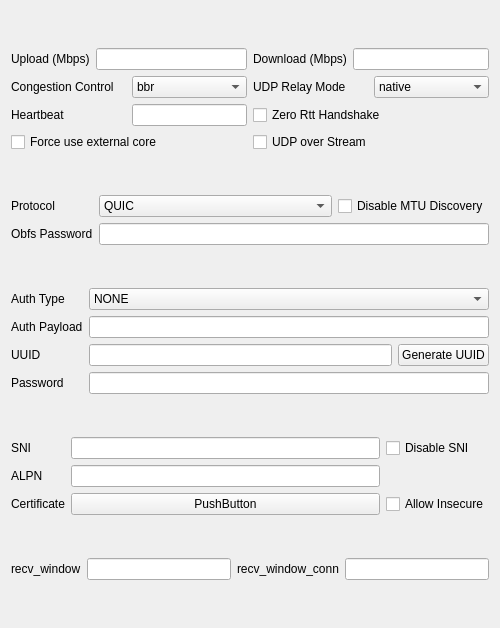
<?xml version="1.0" encoding="UTF-8"?>
<ui version="4.0">
 <class>EditQUIC</class>
 <widget class="QWidget" name="EditQUIC">
  <property name="geometry">
   <rect>
    <x>0</x>
    <y>0</y>
    <width>500</width>
    <height>628</height>
   </rect>
  </property>
  <property name="windowTitle">
   <string notr="true">EditHysteria</string>
  </property>
  <layout class="QVBoxLayout" name="verticalLayout">
   <item>
    <layout class="QGridLayout" name="upBox">
     <item row="2" column="0">
      <layout class="QHBoxLayout" name="heartbeatLay">
       <item>
        <widget class="QLabel" name="heartbeat_l">
         <property name="text">
          <string>Heartbeat</string>
         </property>
        </widget>
       </item>
       <item>
        <widget class="MyLineEdit" name="heartbeat">
         <property name="sizePolicy">
          <sizepolicy hsizetype="Preferred" vsizetype="Fixed">
           <horstretch>0</horstretch>
           <verstretch>0</verstretch>
          </sizepolicy>
         </property>
        </widget>
       </item>
      </layout>
     </item>
     <item row="0" column="1">
      <layout class="QHBoxLayout" name="downloadMbpsLay">
       <item>
        <widget class="QLabel" name="downloadMbps_l">
         <property name="text">
          <string>Download (Mbps)</string>
         </property>
        </widget>
       </item>
       <item>
        <widget class="MyLineEdit" name="downloadMbps"/>
       </item>
      </layout>
     </item>
     <item row="3" column="1">
      <widget class="QCheckBox" name="uos">
       <property name="toolTip">
        <string notr="true">Requires sing-box server</string>
       </property>
       <property name="text">
        <string notr="true">UDP over Stream</string>
       </property>
      </widget>
     </item>
     <item row="0" column="0">
      <layout class="QHBoxLayout" name="uploadMbpsLay">
       <item>
        <widget class="QLabel" name="uploadMbps_l">
         <property name="text">
          <string>Upload (Mbps)</string>
         </property>
        </widget>
       </item>
       <item>
        <widget class="MyLineEdit" name="uploadMbps"/>
       </item>
      </layout>
     </item>
     <item row="2" column="1">
      <widget class="QCheckBox" name="zeroRttHandshake">
       <property name="text">
        <string>Zero Rtt Handshake</string>
       </property>
      </widget>
     </item>
     <item row="3" column="0">
      <widget class="QCheckBox" name="forceExternal">
       <property name="text">
        <string>Force use external core</string>
       </property>
      </widget>
     </item>
     <item row="1" column="1">
      <layout class="QHBoxLayout" name="udpRelayModeLay">
       <item>
        <widget class="QLabel" name="udpRelayMode_l">
         <property name="text">
          <string>UDP Relay Mode</string>
         </property>
        </widget>
       </item>
       <item>
        <widget class="QComboBox" name="udpRelayMode">
         <item>
          <property name="text">
           <string notr="true">native</string>
          </property>
         </item>
         <item>
          <property name="text">
           <string notr="true">quic</string>
          </property>
         </item>
        </widget>
       </item>
      </layout>
     </item>
     <item row="1" column="0">
      <layout class="QHBoxLayout" name="congestionControlLay">
       <item>
        <widget class="QLabel" name="congestionControl_l">
         <property name="text">
          <string>Congestion Control</string>
         </property>
        </widget>
       </item>
       <item>
        <widget class="QComboBox" name="congestionControl">
         <item>
          <property name="text">
           <string notr="true">bbr</string>
          </property>
         </item>
         <item>
          <property name="text">
           <string notr="true">cubic</string>
          </property>
         </item>
         <item>
          <property name="text">
           <string notr="true">new_reno</string>
          </property>
         </item>
        </widget>
       </item>
      </layout>
     </item>
    </layout>
   </item>
   <item>
    <layout class="QGridLayout" name="obfuscation">
     <item row="1" column="0">
      <widget class="QLabel" name="obfsPassword_l">
       <property name="text">
        <string>Obfs Password</string>
       </property>
      </widget>
     </item>
     <item row="0" column="0">
      <widget class="QLabel" name="hyProtocol_l">
       <property name="text">
        <string>Protocol</string>
       </property>
      </widget>
     </item>
     <item row="0" column="1">
      <layout class="QHBoxLayout" name="horizontalLayout_2">
       <item>
        <widget class="QComboBox" name="hyProtocol">
         <item>
          <property name="text">
           <string notr="true">QUIC</string>
          </property>
         </item>
         <item>
          <property name="text">
           <string notr="true">FakeTCP</string>
          </property>
         </item>
         <item>
          <property name="text">
           <string notr="true">wechat-video</string>
          </property>
         </item>
        </widget>
       </item>
       <item>
        <widget class="QCheckBox" name="disableMtuDiscovery">
         <property name="sizePolicy">
          <sizepolicy hsizetype="Maximum" vsizetype="Fixed">
           <horstretch>0</horstretch>
           <verstretch>0</verstretch>
          </sizepolicy>
         </property>
         <property name="text">
          <string>Disable MTU Discovery</string>
         </property>
        </widget>
       </item>
      </layout>
     </item>
     <item row="1" column="1">
      <widget class="MyLineEdit" name="obfsPassword"/>
     </item>
    </layout>
   </item>
   <item>
    <layout class="QGridLayout" name="authentication">
     <item row="2" column="1">
      <widget class="MyLineEdit" name="uuid"/>
     </item>
     <item row="0" column="0">
      <widget class="QLabel" name="authPayloadType_l">
       <property name="sizePolicy">
        <sizepolicy hsizetype="Maximum" vsizetype="Preferred">
         <horstretch>0</horstretch>
         <verstretch>0</verstretch>
        </sizepolicy>
       </property>
       <property name="text">
        <string>Auth Type</string>
       </property>
      </widget>
     </item>
     <item row="1" column="0">
      <widget class="QLabel" name="authPayload_l">
       <property name="sizePolicy">
        <sizepolicy hsizetype="Maximum" vsizetype="Preferred">
         <horstretch>0</horstretch>
         <verstretch>0</verstretch>
        </sizepolicy>
       </property>
       <property name="text">
        <string>Auth Payload</string>
       </property>
      </widget>
     </item>
     <item row="3" column="0">
      <widget class="QLabel" name="password_l">
       <property name="sizePolicy">
        <sizepolicy hsizetype="Maximum" vsizetype="Preferred">
         <horstretch>0</horstretch>
         <verstretch>0</verstretch>
        </sizepolicy>
       </property>
       <property name="text">
        <string>Password</string>
       </property>
      </widget>
     </item>
     <item row="2" column="0">
      <widget class="QLabel" name="uuid_l">
       <property name="text">
        <string notr="true">UUID</string>
       </property>
      </widget>
     </item>
     <item row="2" column="2">
      <widget class="QPushButton" name="uuidgen">
       <property name="text">
        <string>Generate UUID</string>
       </property>
      </widget>
     </item>
     <item row="3" column="1" colspan="2">
      <widget class="MyLineEdit" name="password"/>
     </item>
     <item row="1" column="1" colspan="2">
      <widget class="MyLineEdit" name="authPayload"/>
     </item>
     <item row="0" column="1" colspan="2">
      <widget class="QComboBox" name="authPayloadType">
       <item>
        <property name="text">
         <string notr="true">NONE</string>
        </property>
       </item>
       <item>
        <property name="text">
         <string notr="true">STRING</string>
        </property>
       </item>
       <item>
        <property name="text">
         <string notr="true">BASE64</string>
        </property>
       </item>
      </widget>
     </item>
    </layout>
   </item>
   <item>
    <layout class="QGridLayout" name="TLS" rowstretch="0,0,0">
     <item row="2" column="0">
      <widget class="QLabel" name="certificate_l">
       <property name="text">
        <string>Certificate</string>
       </property>
      </widget>
     </item>
     <item row="2" column="1">
      <widget class="QPushButton" name="certificate">
       <property name="text">
        <string notr="true">PushButton</string>
       </property>
      </widget>
     </item>
     <item row="1" column="1">
      <widget class="MyLineEdit" name="alpn"/>
     </item>
     <item row="0" column="2">
      <widget class="QCheckBox" name="disableSni">
       <property name="text">
        <string>Disable SNI</string>
       </property>
      </widget>
     </item>
     <item row="0" column="1">
      <widget class="MyLineEdit" name="sni"/>
     </item>
     <item row="1" column="0">
      <widget class="QLabel" name="alpn_l">
       <property name="text">
        <string notr="true">ALPN</string>
       </property>
      </widget>
     </item>
     <item row="0" column="0">
      <widget class="QLabel" name="sni_l">
       <property name="text">
        <string>SNI</string>
       </property>
      </widget>
     </item>
     <item row="2" column="2">
      <widget class="QCheckBox" name="allowInsecure">
       <property name="text">
        <string>Allow Insecure</string>
       </property>
      </widget>
     </item>
     <item row="1" column="2">
      <spacer name="alpn_sp">
       <property name="orientation">
        <enum>Qt::Orientation::Horizontal</enum>
       </property>
       <property name="sizeType">
        <enum>QSizePolicy::Policy::Maximum</enum>
       </property>
       <property name="sizeHint" stdset="0">
        <size>
         <width>40</width>
         <height>20</height>
        </size>
       </property>
      </spacer>
     </item>
    </layout>
   </item>
   <item>
    <layout class="QHBoxLayout" name="flowControlWindow">
     <item>
      <widget class="QLabel" name="streamReceiveWindow_l">
       <property name="text">
        <string notr="true">recv_window</string>
       </property>
      </widget>
     </item>
     <item>
      <widget class="MyLineEdit" name="streamReceiveWindow"/>
     </item>
     <item>
      <widget class="QLabel" name="connectionReceiveWindow_l">
       <property name="text">
        <string notr="true">recv_window_conn</string>
       </property>
      </widget>
     </item>
     <item>
      <widget class="MyLineEdit" name="connectionReceiveWindow"/>
     </item>
    </layout>
   </item>
  </layout>
 </widget>
 <customwidgets>
  <customwidget>
   <class>MyLineEdit</class>
   <extends>QLineEdit</extends>
   <header>ui/widget/MyLineEdit.h</header>
  </customwidget>
 </customwidgets>
 <tabstops>
  <tabstop>uploadMbps</tabstop>
  <tabstop>downloadMbps</tabstop>
  <tabstop>congestionControl</tabstop>
  <tabstop>udpRelayMode</tabstop>
  <tabstop>heartbeat</tabstop>
  <tabstop>zeroRttHandshake</tabstop>
  <tabstop>forceExternal</tabstop>
  <tabstop>uos</tabstop>
  <tabstop>hyProtocol</tabstop>
  <tabstop>disableMtuDiscovery</tabstop>
  <tabstop>obfsPassword</tabstop>
  <tabstop>authPayloadType</tabstop>
  <tabstop>authPayload</tabstop>
  <tabstop>uuid</tabstop>
  <tabstop>uuidgen</tabstop>
  <tabstop>password</tabstop>
  <tabstop>sni</tabstop>
  <tabstop>disableSni</tabstop>
  <tabstop>alpn</tabstop>
  <tabstop>certificate</tabstop>
  <tabstop>allowInsecure</tabstop>
  <tabstop>streamReceiveWindow</tabstop>
  <tabstop>connectionReceiveWindow</tabstop>
 </tabstops>
 <resources/>
 <connections/>
</ui>
